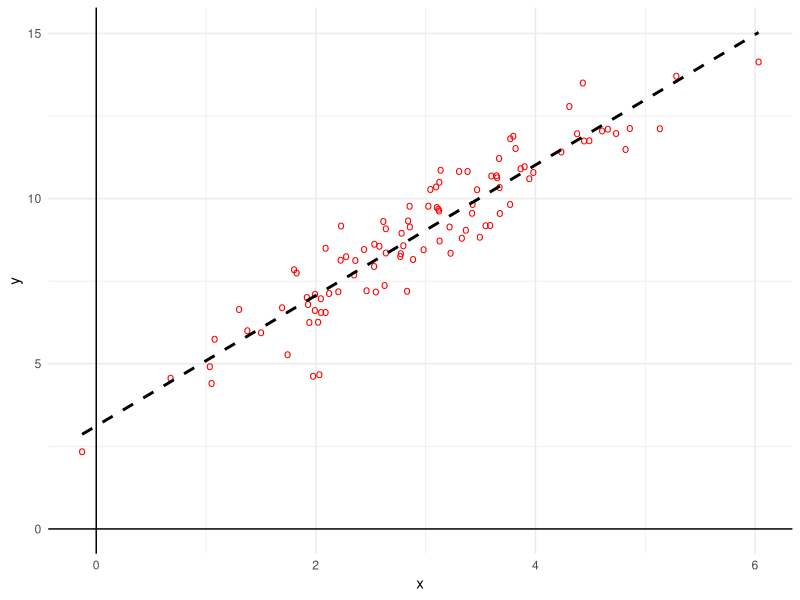

R code for this plot:
## ---- chunk 1
#| echo: false
#| eval: true
#| message: false

library("tidyverse")
library("broom")
## ---- chunk 2
f <- function(x){
  return( 2*x + 3 + rnorm(length(x)) )
}
set.seed(867406)
my_data <- tibble(
  x = rnorm(n = 100, mean = 3),
  y = f(x)
)
my_data |>
  ggplot(aes(x = x,
             y = y)) +
  geom_vline(xintercept = 0) +
  geom_hline(yintercept = 0) +
  geom_point(shape = "o",
             size = 3,
             colour = "red") +
  geom_smooth(method = "lm",
              se = FALSE,
              colour = "black",
              linetype = "dashed") +
  theme_minimal()
